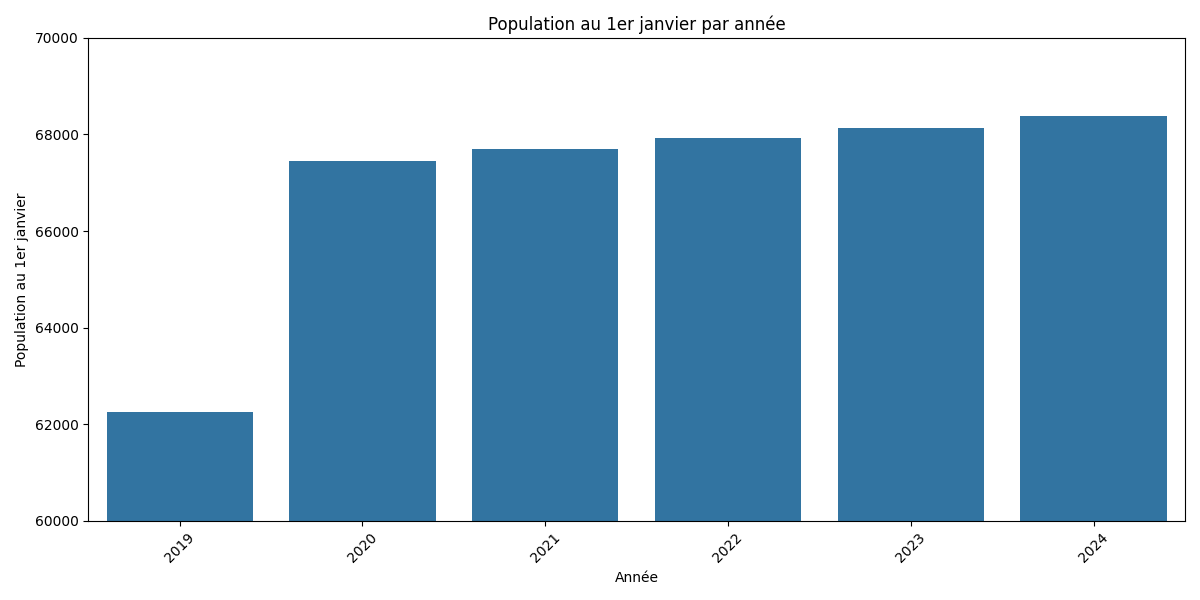

Generate this figure with Python:
import pandas as pd
import matplotlib.pyplot as plt
import seaborn as sns

data = pd.read_csv('donnees_insee_premiere_1978.csv', on_bad_lines='skip', sep=',', quotechar='"', engine='python')

data.columns = data.columns.str.strip()

data['Anne'] = data['Anne'].astype(int)
data['Population au 1er janvier'] = data['Population au 1er janvier'].astype(float)

grouped_data = data.groupby('Anne')['Population au 1er janvier'].sum().reset_index()

plt.figure(figsize=(12, 6))
ax = sns.barplot(x='Anne', y='Population au 1er janvier', data=grouped_data)
ax.set_ylim(60000, 70000)
plt.title('Population au 1er janvier par année')
plt.xlabel('Année')
plt.ylabel('Population au 1er janvier')
plt.xticks(rotation=45)
plt.tight_layout()
plt.savefig('population.png')
plt.show()